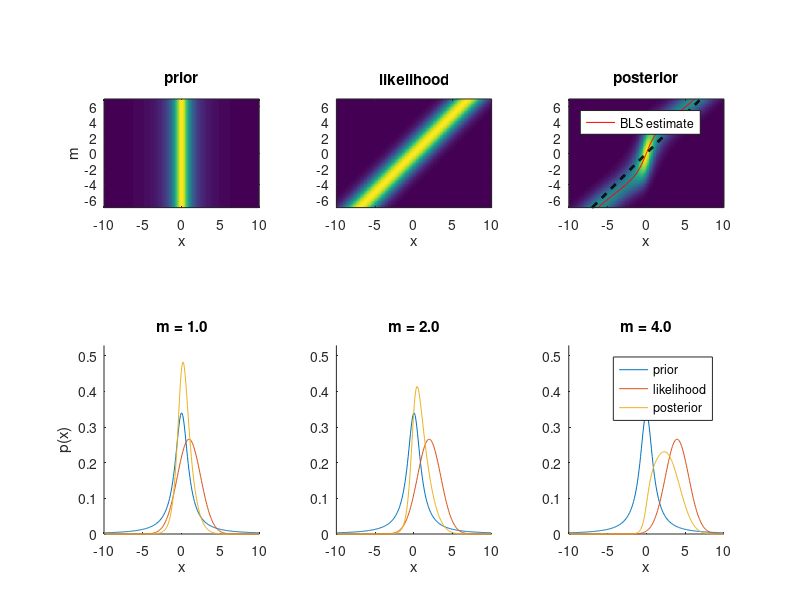

Here is the MATLAB script that generated this plot:
%  Visualize some data simulated from a Mixture of Gaussians Prior

signse = 1.5;  % stdev of observation noise 
xtestrnge = 4*[-1 1]; % range of test stimuli to consider

% --- make grid for stimulus and measurements ----
dx = .1; % bin size
mrnge = xtestrnge + 2*signse*[-1 1]; % range of measurements to consider
xrnge = mrnge + 2*signse*[-1 1]; % range of posterior over x
xgrid = (xrnge(1)+dx/2:dx:xrnge(2))'; % stimulus grid
mgrid = (mrnge(1)+dx/2:dx:mrnge(2))'; % internal measurement grid

% --- Set a prior ----   
priortype = 3;  % valid options: 1 = gaussian, 2 = exp, 3 = cauchy
switch priortype
    case 1, prior = normpdf(xgrid,0,1);   % gaussian
    case 2, prior = exp(-abs(xgrid))/2;   % exponential
    case 3, prior = (1./(1+xgrid.^2))/pi; % cauchy
end
prior = prior/sum(prior*dx); % normalize the prior to zum to 1

% Pick some measurement values at which to plot the posterior
mcond = [1 2 4];  

%% Compute matrices for display and show posterior

% Now compute 2D prior, likelihood & posterior
[xx,mm] = meshgrid(xgrid,mgrid);  % grid of stim and measurement values
ppli = normpdf(mm,xx,signse); % likelihoods
ppost = ppli.*prior'; % unnormalized posterior
ppost = ppost./(sum(ppost,2)*dx); % normalized posterior

% compute MAP estimator and BLS estimators for each value of m
[~,imap] = max(ppost,[],2);
MAPestim = xgrid(imap);    % MAP estimate for each m value (if desired)
BLSestim = ppost*xgrid*dx; % BLS estimate for each m value

% Make plots
xlm = xrnge;
subplot(231);
imagesc(xgrid,mgrid,prior'); axis image; axis xy;
xlabel('x'); ylabel('m');title('prior');
axis([xlm mrnge]);
subplot(232);
imagesc(xgrid,mgrid,ppli); axis image; axis xy; 
xlabel('x'); title('likelihood');
axis([xlm mrnge]);
subplot(233);
imagesc(xgrid,mgrid,ppost); axis image; axis xy;
xlabel('x'); title('posterior');
hold on;
plot(BLSestim,mgrid,'r'); axis image; 
plot(xgrid,xgrid,'k--','linewidth',2);
hold off;
axis([xlm mrnge]);
legend('BLS estimate', 'location', 'northwest');

% Plot a few slices (posteriors given particular values of m)
xlm = xrnge; ylm = [0 max(ppost(:))*1.05];
subplot(234);
[~,i1] = min(abs(mgrid-mcond(1)));
plot(xgrid,prior,xgrid,ppli(i1,:),xgrid,ppost(i1,:));
box off; set(gca,'xlim',xlm,'ylim',ylm);
title(sprintf('m = %.1f',mgrid(i1)));
xlabel('x'); ylabel('p(x)');
subplot(235);% ---------
[~,i1] = min(abs(mgrid-mcond(2)));
plot(xgrid,prior,xgrid,ppli(i1,:),xgrid,ppost(i1,:));
box off; set(gca,'xlim',xlm,'ylim',ylm);
title(sprintf('m = %.1f',mgrid(i1)));
xlabel('x');
subplot(236); % ---------
[~,i1] = min(abs(mgrid-mcond(3)));
plot(xgrid,prior,xgrid,ppli(i1,:),xgrid,ppost(i1,:));
box off; set(gca,'xlim',xlm,'ylim',ylm);
title(sprintf('m = %.1f',mgrid(i1)));
legend('prior','likelihood','posterior');
xlabel('x');
% subplot(234);
% xlabel('x'); ylabel('m');
% axis([xlm xlm]);
% legend('MAP','BLS','location','northeastoutside');
% 
